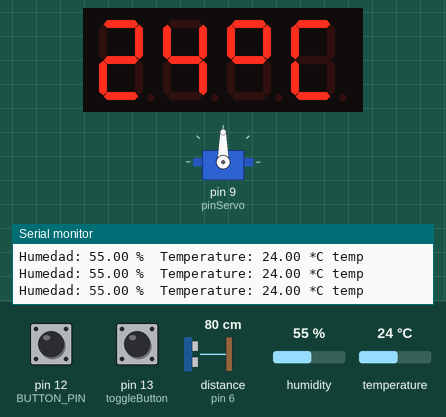
A sketch run on a simulated Arduino Uno, built with avr-gcc and run on an emulated ATmega328P. Parts: 4-digit seven-segment display, servo, the last lines printed to the serial monitor. Wiring (inferred from the names in the program): ultrasonic range finder: trigger pin 7; echo pin 6. The test bench sets the inputs (shaded band); at power-on: pin 13 (toggleButton) HIGH, pin 12 (BUTTON_PIN) LOW, distance to the obstacle (sensor on pin 6) 80 cm, humidity 55 %, temperature 24 °C. The echo pulse lasts 58.3 µs per cm.

Above: at 1.2 s.
1.3 s: pin 13 (toggleButton) pulled LOW for 1 s
At 3.4 s:
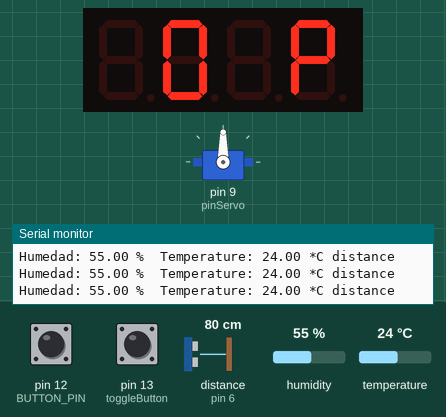
4.2 s: pin 12 (BUTTON_PIN) pulled HIGH for 0.15 s
At 4.47 s:
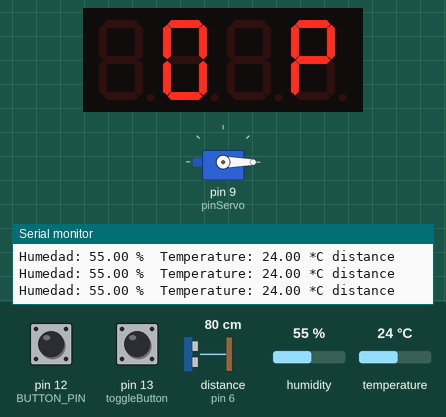
6.0 s: distance to the obstacle (sensor on pin 6) set to 12 cm
At 7.0 s:
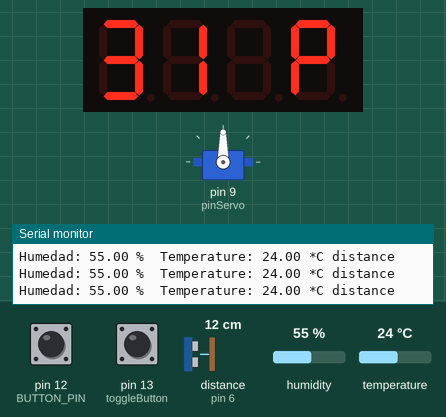
7.7 s: distance to the obstacle (sensor on pin 6) set to 2 cm
At 9.2 s:
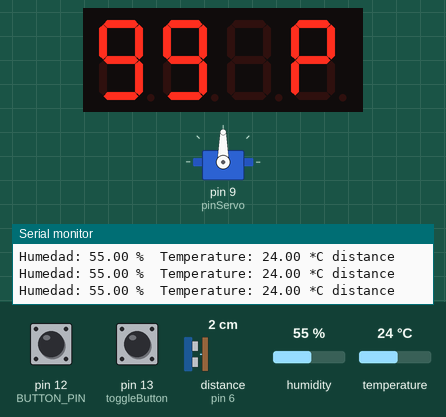
9.5 s: distance to the obstacle (sensor on pin 6) set to 4 cm
At 10.4 s:
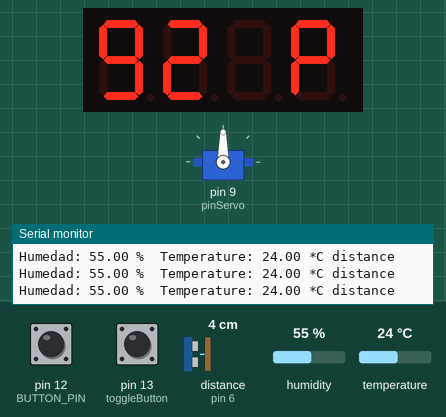
11.4 s: pin 12 (BUTTON_PIN) pulled HIGH for 1 s
At 12.3 s:
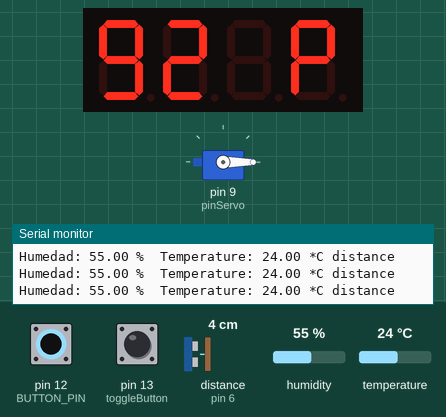
Timing chart, 0 to 14.4 s (numbered marks = the images above; inputs shaded):
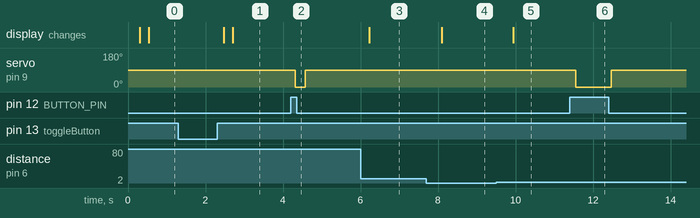

The sketch:

termo.ino
```cpp
#include <Adafruit_Sensor.h>

#include <DHT.h>
#include <DHT_U.h>

#include <TM1637Display.h>
#include <Servo.h>

//display
#define CLK 11
#define DIO 10
TM1637Display display = TM1637Display(CLK, DIO);
//ultrasonico
const int Trigger = 7;
const int Echo = 6; //Pin digital 6 para el Echo del sensor
int displayInt;
bool nigga = false;
//touch
#define BUTTON_PIN 12

#define toggleButton 13

const uint8_t celsius[] = {
  SEG_A | SEG_B | SEG_F | SEG_G,  // Circle
  SEG_A | SEG_D | SEG_E | SEG_F   // C
};

const uint8_t P[] = {
  SEG_A | SEG_B | SEG_E | SEG_F | SEG_G   //
};

enum DisplayState {
  distance,
  temperature
};

DisplayState state;

//temp
const int DHTPin = 5;
DHT dht(DHTPin, 11);
//servo
const int pinServo = 9;
Servo servoMotor;

void setup() {
    Serial.begin(9600);//iniciailzamos la comunicación
    pinMode(Trigger, OUTPUT); //pin como salida
    pinMode(Echo, INPUT); //pin como entrada
    digitalWrite(Trigger, LOW);//Inicializamos el pin con 0

     //temp humedad
    Serial.println("DHTxx test!");
    dht.begin();

    //display
    display.clear();
    display.setBrightness(7);

    //touch
    pinMode(BUTTON_PIN, INPUT);

    //servo
    servoMotor.attach(pinServo);

    // toggle button
    pinMode(toggleButton, INPUT_PULLUP);
    state = distance;

}
void loop() {
      long d = readUltrasonic();

      //temp
      delay(200);

//    if(contador >= 20){
      float h = dht.readHumidity();
      float temp = dht.readTemperature();
      if (isnan(h) || isnan(temp)) {
        Serial.println("Error en medicion");
        return;
      }
      Serial.print("Humedad: ");
      Serial.print(h);
      Serial.print(" %\t");
      Serial.print("Temperature: ");
      Serial.print(temp);
      Serial.print(" *C ");
      //contador = 0;
    //} else if(contador<20){
    //    contador +=1;
    //}
    moveServo();
    //display
    if(state == distance) {
        displayDistance(d);
        Serial.println("distance");
    } else if(state == temperature) {
      displayTemperature(temp);
      Serial.println("temp");
    }


    readButton();
}

void readButton() {
  if (digitalRead(toggleButton) == HIGH && nigga == false) {
    display.clear();
      switch(state) {
        case distance:
          state = temperature;
          Serial.println("niggabitch dis-temp");

          break;
        case temperature:
          state = distance;
          Serial.println("niggabitch temp-dis");
          break;
      }
    nigga = true;
  }
  else if(digitalRead(toggleButton) == LOW && nigga == true){
    nigga = false;
  }
}

long readUltrasonic() {
    long t; //timepo que demora en llegar el eco
    long d; //distancia en centimetros
    digitalWrite(Trigger, HIGH);
    delayMicroseconds(10); //Enviamos un pulso de 10us
    digitalWrite(Trigger, LOW);
    t = pulseIn(Echo, HIGH); //obtenemos el ancho del pulso
    d = t/59; //escalamos el tiempo a una distancia en cm
    return d;
}

void moveServo() {
  if(digitalRead(BUTTON_PIN)==HIGH){
    servoMotor.write(0);
  } else {
      servoMotor.write(90);
  }
}

void displayDistance(long d) {
  if(d> 15){
      d = 15;
    } else if(d<2){
      d = 2;
    }
  int porcentaje = map(d, 2, 15, 99, 0);

    display.showNumberDecEx(porcentaje, 0, false, 2, 0);
    display.setSegments(P, 1, 3);
}

void displayTemperature(float t) {
  display.showNumberDecEx(t, 0, false, 2, 0);
  display.setSegments(celsius, 2, 2);
}

bool isTouchPressed(int pin)
{
   return digitalRead(pin) == HIGH;
}
```

Measured:
- after the input at 1.3 s, the display: first changes after 1.2 s (image 1 shows a later state)
- after the input at 4.2 s, servo on pin 9 (pinServo): 90° → 0° after 0.12 s, → 90° 0.26 s later
- after the input at 6.0 s, the display: changes after 0.23 s (image 3)
- after the input at 7.7 s, the display: changes after 0.39 s (image 4)
- after the input at 9.5 s, the display: changes after 0.45 s (image 5)
- after the input at 11.4 s, servo on pin 9 (pinServo): 90° → 0° after 0.15 s, → 90° 0.92 s later
